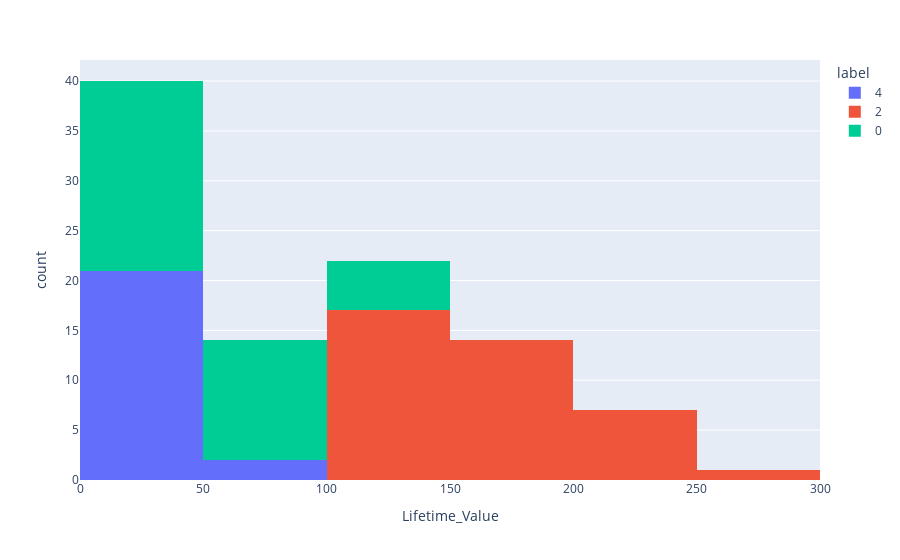

Notebook code cell kept with this figure:
### Code cell
import plotly.express as px
fig = px.histogram(df, x="Lifetime_Value", color="label")
fig.show()

### Figure 1 — Plotly figure (JSON) as saved in the notebook; plotly's stock layout.template omitted (floating-point values rounded to 4 significant figures)
{"data": [{"alignmentgroup": "True", "bingroup": "x", "hovertemplate": "label=4<br>Lifetime_Value=%{x}<br>count=%{y}<extra></extra>", "legendgroup": "4", "marker": {"color": "#636efa", "pattern": {"shape": ""}}, "name": "4", "offsetgroup": "4", "orientation": "v", "showlegend": true, "type": "histogram", "x": [5.265, 0.96, 14.28, 2.7, 3.078, 15.16, 14.4, 7.02, 18.38, 28.01, 21, 4.5, 17.25, 31.36, 26.97, 6, 5.676, 18.02, 18.5, 25.01, 73.15, 53.35, 42.59], "xaxis": "x", "yaxis": "y"}, {"alignmentgroup": "True", "bingroup": "x", "hovertemplate": "label=2<br>Lifetime_Value=%{x}<br>count=%{y}<extra></extra>", "legendgroup": "2", "marker": {"color": "#EF553B", "pattern": {"shape": ""}}, "name": "2", "offsetgroup": "2", "orientation": "v", "showlegend": true, "type": "histogram", "x": [182.1, 113.2, 202.3, 149.1, 154.4, 107.4, 122.1, 117.2, 133.2, 153.5, 145.5, 134.4, 125.4, 168.5, 199.1, 166.0, 118.0, 121.7, 113.9, 124.6, 158.2, 165.8, 187.9, 120.6, 117.4, 208.1, 151.4, 103.2, 209.2, 183.5, 163.9, 192.1, 123.6, 227.6, 156.4, 287.9, 237, 205.1, 227.4], "xaxis": "x", "yaxis": "y"}, {"alignmentgroup": "True", "bingroup": "x", "hovertemplate": "label=0<br>Lifetime_Value=%{x}<br>count=%{y}<extra></extra>", "legendgroup": "0", "marker": {"color": "#00cc96", "pattern": {"shape": ""}}, "name": "0", "offsetgroup": "0", "orientation": "v", "showlegend": true, "type": "histogram", "x": [26.39, 38.27, 23.64, 36.72, 3.65, 17.37, 6.66, 17.62, 13.86, 105.3, 41.18, 43.76, 53.04, 46.18, 2.106, 1.872, 127.2, 3.645, 88.4, 55.04, 61.07, 33.93, 22.62, 48.05, 63.36, 63.8, 83.81, 52.92, 119.7, 106.7, 54.28, 56.86, 20.79, 71.04, 123.5, 54.25], "xaxis": "x", "yaxis": "y"}], "layout": {"barmode": "relative", "legend": {"title": {"text": "label"}, "tracegroupgap": 0}, "margin": {"t": 60}, "xaxis": {"anchor": "y", "domain": [0, 1], "title": {"text": "Lifetime_Value"}}, "yaxis": {"anchor": "x", "domain": [0, 1], "title": {"text": "count"}}}}
